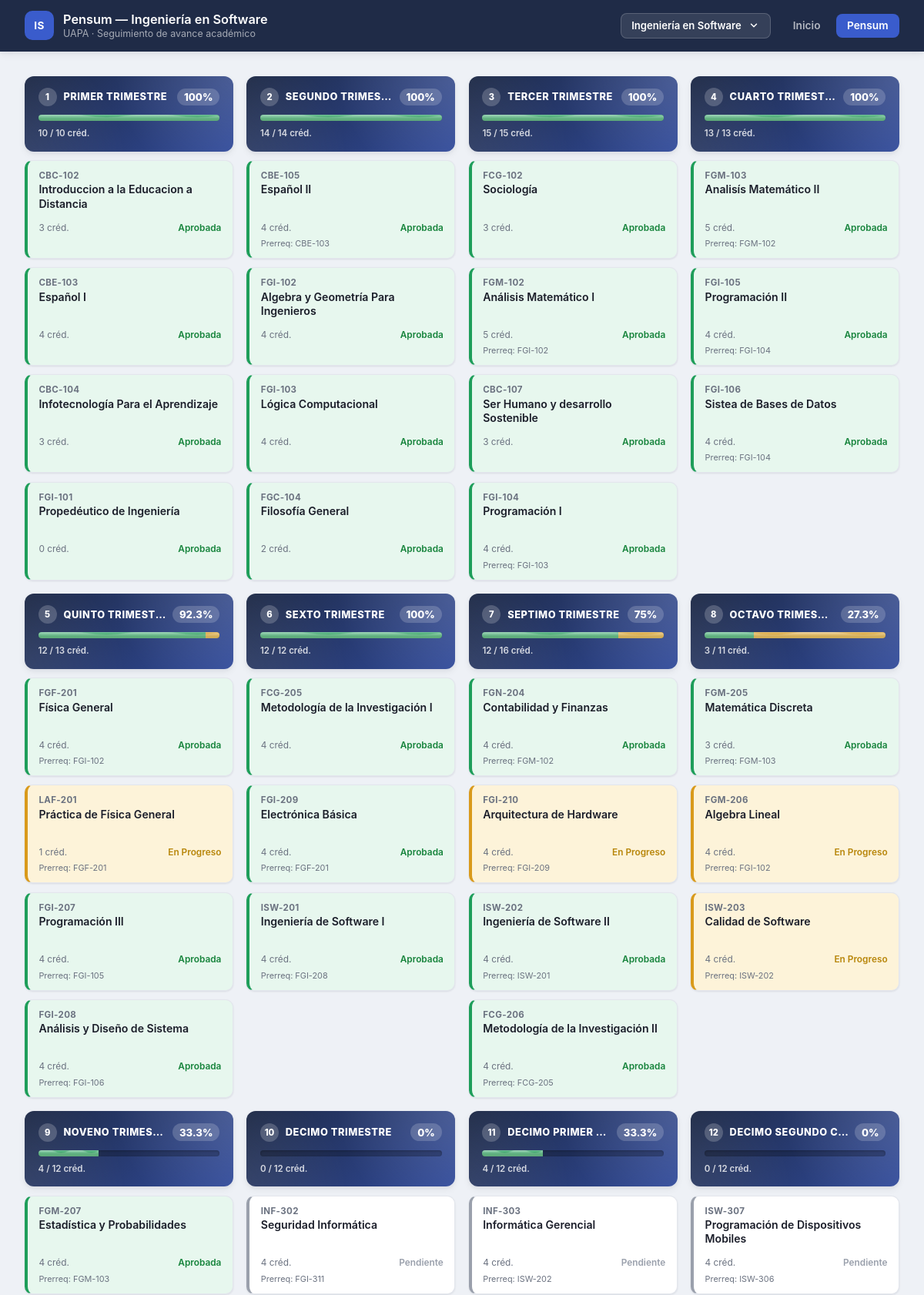
/pensum.php (upper part), run on the app's committed database.
### tables this page shows
CREATE TABLE carreras (
        id INTEGER PRIMARY KEY AUTOINCREMENT,
        slug TEXT NOT NULL UNIQUE,
        nombre TEXT NOT NULL
    );

CREATE TABLE courses (
    id INTEGER PRIMARY KEY AUTOINCREMENT,
    clave TEXT NOT NULL,
    nombre TEXT NOT NULL,
    periodo_orden INTEGER,
    periodo_nombre TEXT,
    tipo TEXT NOT NULL CHECK (tipo IN ('obligatoria', 'optativa')),
    horas_teoricas INTEGER NOT NULL DEFAULT 0,
    horas_practicas INTEGER NOT NULL DEFAULT 0,
    horas_totales INTEGER NOT NULL DEFAULT 0,
    horas_estudio_independiente INTEGER NOT NULL DEFAULT 0,
    creditos INTEGER NOT NULL DEFAULT 0,
    prerrequisito TEXT,
    estado TEXT NOT NULL CHECK (estado IN ('aprobada', 'en_progreso', 'planificada', 'pendiente'))
, carrera_id INTEGER NOT NULL DEFAULT 1);

### src/functions.php (the view, shortened to what this page needs)
<?php
function fetch_all_courses(PDO $pdo, int $carreraId): array
{
    $stmt = $pdo->prepare('SELECT * FROM courses WHERE carrera_id = :carrera_id ORDER BY periodo_orden IS NULL, periodo_orden, id');
    $stmt->execute([':carrera_id' => $carreraId]);
    return $stmt->fetchAll();
}
function get_all_carreras(PDO $pdo): array
{
    return $pdo->query('SELECT * FROM carreras ORDER BY id')->fetchAll();
}
function get_current_carrera(PDO $pdo, array $carreras): array
{
    $slug = $_COOKIE['carrera'] ?? '';
    return $carreras[0];
}
function carrera_abbr(string $nombre): string
{
    $words = array_values(array_filter(
        preg_split('/\s+/', $nombre),
        static fn (string $w): bool => mb_strlen($w) > 2
    ));
    $letters = array_map(
        static fn (string $w): string => mb_strtoupper(mb_substr($w, 0, 1)),
        array_slice($words, 0, 2)
    );
    $abbr = implode('', $letters);
    return $abbr !== '' ? $abbr : mb_strtoupper(mb_substr($nombre, 0, 2));
}
function group_by_periodo(array $courses): array
{
    $periods = [];
    $optativas = [];
    foreach ($courses as $course) {
        if ($course['periodo_orden'] === null) {
            $optativas[] = $course;
            continue;
        }
        $orden = (int) $course['periodo_orden'];
        if (!isset($periods[$orden])) {
            $periods[$orden] = [
                'orden' => $orden,
                'nombre' => $course['periodo_nombre'],
                'courses' => [],
            ];
        }
        $periods[$orden]['courses'][] = $course;
    }
    ksort($periods);
    $periods = array_values($periods);
    return ['periods' => $periods, 'optativas' => $optativas];
}
function compute_stats(array $courses): array
{
    $stats = [
        'total_cursos' => count($courses),
        'aprobadas' => 0,
        'en_progreso' => 0,
        'planificadas' => 0,
        'pendientes' => 0,
        'creditos_totales' => 0,
        'creditos_aprobados' => 0,
        'creditos_en_progreso' => 0,
        'creditos_planificados' => 0,
        'creditos_pendientes' => 0,
    ];
    foreach ($courses as $course) {
        $creditos = (int) $course['creditos'];
        $stats['creditos_totales'] += $creditos;
        switch ($course['estado']) {
            case 'aprobada':
                $stats['aprobadas']++;
                $stats['creditos_aprobados'] += $creditos;
                break;
            case 'en_progreso':
                $stats['en_progreso']++;
                $stats['creditos_en_progreso'] += $creditos;
                break;
            case 'planificada':
                $stats['planificadas']++;
                $stats['creditos_planificados'] += $creditos;
                break;
            default:
                $stats['pendientes']++;
                $stats['creditos_pendientes'] += $creditos;
                break;
        }
    }
    $total = $stats['creditos_totales'];
    $stats['pct_aprobada'] = $total > 0 ? round(($stats['creditos_aprobados'] / $total) * 100, 1) : 0.0;
    $stats['pct_en_progreso'] = $total > 0 ? round(($stats['creditos_en_progreso'] / $total) * 100, 1) : 0.0;
    $stats['pct_planificada'] = $total > 0 ? round(($stats['creditos_planificados'] / $total) * 100, 1) : 0.0;
    $stats['pct_pendiente'] = $total > 0
        ? max(0.0, round(100 - $stats['pct_aprobada'] - $stats['pct_en_progreso'] - $stats['pct_planificada'], 1))
        : 0.0;
    $stats['porcentaje_completado'] = $stats['pct_aprobada'];
    return $stats;
}
function render_progress_bar(array $stats, bool $animated = false, string $size = 'sm'): string
{
    $pctA = $stats['pct_aprobada'];
    $pctE = $stats['pct_en_progreso'];
    $pctP = $stats['pct_planificada'];
    $pctFilled = min(100.0, $pctA + $pctE + $pctP);
    $wave = '';
    if ($animated) {
        $wave = <<<HTML
        <div class="bar-wave" style="width:{$pctFilled}%">
            <svg class="wave-svg wave-svg-back" viewBox="0 0 2400 40" preserveAspectRatio="none">
                <path class="wave-path" d="M0 11 Q150 -4 300 11 T600 11 T900 11 T1200 11 T1500 11 T1800 11 T2100 11 T2400 11 V40 H0 Z"></path>
            </svg>
            <svg class="wave-svg wave-svg-front" viewBox="0 0 2400 40" preserveAspectRatio="none">
                <path class="wave-path" d="M0 8 Q150 -8 300 8 T600 8 T900 8 T1200 8 T1500 8 T1800 8 T2100 8 T2400 8 V40 H0 Z"></path>
            </svg>
            <div class="bar-sheen"></div>
        </div>
        HTML;
    }
    return <<<HTML
    <div class="progress-tank size-{$size}">
        <div class="tank-track">
            <div class="tank-segment tank-aprobada" style="width:{$pctA}%"></div>
            <div class="tank-segment tank-en_progreso" style="width:{$pctE}%"></div>
            <div class="tank-segment tank-planificada" style="width:{$pctP}%"></div>
        </div>
        {$wave}
    </div>
    HTML;
}
function estado_label(string $estado): string
{
    return match ($estado) {
        'aprobada' => 'Aprobada',
        'en_progreso' => 'En Progreso',
        'planificada' => 'Planificada',
        'pendiente' => 'Pendiente',
        default => ucfirst($estado),
    };
}
function h(?string $value): string
{
    return htmlspecialchars($value ?? '', ENT_QUOTES, 'UTF-8');
}
function render_course_card(array $course, bool $showPeriod = false, bool $editable = false): string
{
    $periodTag = '';
    $prereq = $course['prerrequisito']
        ? '<div class="course-prereq">Prerreq: ' . h($course['prerrequisito']) . '</div>'
        : '<div class="course-prereq course-prereq-empty">&nbsp;</div>';
    $estado = h($course['estado']);
    $clave = h($course['clave']);
    $nombre = h($course['nombre']);
    $creditos = (int) $course['creditos'];
    $estadoLabel = estado_label($course['estado']);
    $id = (int) $course['id'];
    $editableAttrs = $editable
        ? ' data-course-id="' . $id . '" data-estado="' . $estado . '" tabindex="0" role="button" aria-haspopup="true"'
        : '';
    $editableClass = $editable ? ' is-editable' : '';
    return <<<HTML
    <article class="course-card estado-{$estado}{$editableClass}"{$editableAttrs}>
        {$periodTag}
        <div class="course-clave">{$clave}</div>
        <div class="course-nombre">{$nombre}</div>
        <div class="course-meta">
            <span class="creditos">{$creditos} créd.</span>
            <span class="estado-badge">{$estadoLabel}</span>
        </div>
        {$prereq}
    </article>
    HTML;
}
function render_period_header(string $label, array $stats, string $scope, ?int $index = null): string
{
    $badge = $index !== null ? (string) $index : '&#10022;';
    $title = h($label);
    $pct = $stats['pct_aprobada'];
    $creditosAprobados = $stats['creditos_aprobados'];
    $creditosTotales = $stats['creditos_totales'];
    $bar = render_progress_bar($stats, true, 'sm');
    return <<<HTML
    <header class="period-header" data-scope="{$scope}">
        <div class="period-header-top">
            <div class="period-heading">
                <span class="period-index">{$badge}</span>
                <h2 class="period-title">{$title}</h2>
            </div>
            <span class="period-pct">{$pct}%</span>
        </div>
        {$bar}
        <span class="period-credits">{$creditosAprobados} / {$creditosTotales} créd.</span>
    </header>
    HTML;
}
function render_topbar(string $active, array $carrera, array $carreras, string $currentPage): string
{
    $links = [
        'inicio' => ['href' => 'index.php', 'label' => 'Inicio'],
        'pensum' => ['href' => 'pensum.php', 'label' => 'Pensum'],
    ];
    $items = '';
    foreach ($links as $key => $link) {
        $activeClass = $key === $active ? ' active' : '';
        $items .= '<a class="nav-link' . $activeClass . '" href="' . h($link['href']) . '">' . h($link['label']) . '</a>';
    }
    $checkIcon = '<svg class="carrera-option-check" viewBox="0 0 24 24" width="15" height="15" fill="none" stroke="currentColor" stroke-width="2.6" stroke-linecap="round" stroke-linejoin="round"><path d="M20 6 9 17l-5-5"></path></svg>';
    $options = '';
    foreach ($carreras as $c) {
        $isCurrent = (int) $c['id'] === (int) $carrera['id'];
        $href = 'switch-carrera.php?slug=' . urlencode($c['slug']) . '&redirect=' . urlencode($currentPage);
        $optAbbr = h(carrera_abbr($c['nombre']));
        $optNombre = h($c['nombre']);
        $currentClass = $isCurrent ? ' is-current' : '';
        $check = $isCurrent ? $checkIcon : '';
        $options .= <<<HTML
        <li>
            <a class="carrera-option{$currentClass}" href="{$href}">
                <span class="carrera-option-icon">{$optAbbr}</span>
                <span class="carrera-option-label">{$optNombre}</span>
                {$check}
            </a>
        </li>
        HTML;
    }
    $abbr = h(carrera_abbr($carrera['nombre']));
    $nombre = h($carrera['nombre']);
    return <<<HTML
    <header class="topbar">
        <div class="topbar-inner">
            <div class="brand">
                <span class="brand-mark">{$abbr}</span>
                <div class="brand-text">
                    <span class="brand-title">Pensum &mdash; {$nombre}</span>
                    <span class="brand-subtitle">UAPA &middot; Seguimiento de avance académico</span>
                </div>
            </div>
            <div class="topbar-right">
                <details class="carrera-switcher">
                    <summary class="carrera-trigger">
                        <span>{$nombre}</span>
                        <svg class="chevron" viewBox="0 0 24 24" width="14" height="14" fill="none" stroke="currentColor" stroke-width="2.5" stroke-linecap="round" stroke-linejoin="round"><path d="M6 9l6 6 6-6"></path></svg>
                    </summary>
                    <ul class="carrera-options">
                        {$options}
                    </ul>
                </details>
                <nav class="topbar-nav">
                    {$items}
                </nav>
            </div>
        </div>
    </header>
    HTML;
}

### public/pensum.php (shortened to what this page needs)
<?php
require __DIR__ . '/../src/db.php';
require __DIR__ . '/../src/functions.php';
$pdo = get_db();
$carreras = get_all_carreras($pdo);
$carrera = get_current_carrera($pdo, $carreras);
$courses = fetch_all_courses($pdo, (int) $carrera['id']);
$grouped = group_by_periodo($courses);
?>
<!DOCTYPE html>
<html lang="es">
<head>
<link rel="stylesheet" href="assets/style.css">
</head>
<body>
<?= render_topbar('pensum', $carrera, $carreras, 'pensum.php') ?>
<main class="grid-wrapper">
    <div class="periods-grid">
        <?php foreach ($grouped['periods'] as $period): ?>
        <section class="period-column">
            <?= render_period_header($period['nombre'], $period['stats'], 'period-' . $period['orden'], $period['orden']) ?>
            <?php foreach ($period['courses'] as $course): ?>
                <?= render_course_card($course, false, true) ?>
            <?php endforeach; ?>
        </section>
        <?php endforeach; ?>
    </div>
</main>
</body>
</html>

### data on the page
carreras: nombre "IS", nombre "Ingeniería en Software"
courses: clave "CBC-102", nombre "Introduccion a la Educacion a Distancia", creditos "3", estado "Aprobada"
courses: clave "CBE-103", nombre "Español I", creditos "4", estado "Aprobada"
courses: clave "CBC-104", nombre "Infotecnología Para el Aprendizaje", creditos "3", estado "Aprobada"
courses: clave "FGI-101", nombre "Propedéutico de Ingeniería", creditos "0", estado "Aprobada"
courses: clave "CBE-105", nombre "Español II", creditos "4", estado "Aprobada", prerrequisito "CBE-103"
courses: clave "FGI-102", nombre "Algebra y Geometría Para Ingenieros", creditos "4", estado "Aprobada"
courses: clave "FGI-103", nombre "Lógica Computacional", creditos "4", estado "Aprobada"
courses: clave "FGC-104", nombre "Filosofía General", creditos "2", estado "Aprobada", horas_totales "12"
courses: clave "FCG-102", nombre "Sociología", creditos "3", estado "Aprobada"
courses: clave "FGM-102", nombre "Análisis Matemático I", creditos "5", estado "Aprobada", prerrequisito "FGI-102"
courses: clave "CBC-107", nombre "Ser Humano y desarrollo Sostenible", creditos "3", estado "Aprobada"
courses: clave "FGI-104", nombre "Programación I", creditos "4", estado "Aprobada", prerrequisito "FGI-103"
courses: clave "FGM-103", nombre "Analisís Matemático II", creditos "5", estado "Aprobada", prerrequisito "FGM-102"
courses: clave "FGI-105", nombre "Programación II", creditos "4", estado "Aprobada", prerrequisito "FGI-104"
courses: clave "FGI-106", nombre "Sistea de Bases de Datos", creditos "4", estado "Aprobada", prerrequisito "FGI-104"
courses: clave "FGF-201", nombre "Física General", creditos "4", estado "Aprobada", prerrequisito "FGI-102"
courses: clave "LAF-201", nombre "Práctica de Física General", creditos "1", estado "En Progreso", prerrequisito "FGF-201"
courses: clave "FGI-207", nombre "Programación III", creditos "4", estado "Aprobada", prerrequisito "FGI-105"
courses: clave "FGI-208", nombre "Análisis y Diseño de Sistema", creditos "4", estado "Aprobada", prerrequisito "FGI-106"
courses: clave "FCG-205", nombre "Metodología de la Investigación I", creditos "4", estado "Aprobada"
courses: clave "FGI-209", nombre "Electrónica Básica", creditos "4", estado "Aprobada", prerrequisito "FGF-201"
courses: clave "ISW-201", nombre "Ingeniería de Software I", creditos "4", estado "Aprobada", prerrequisito "FGI-208"
courses: clave "FGN-204", nombre "Contabilidad y Finanzas", creditos "4", estado "Aprobada", prerrequisito "FGM-102"
courses: clave "FGI-210", nombre "Arquitectura de Hardware", creditos "4", estado "En Progreso", prerrequisito "FGI-209"
courses: clave "ISW-202", nombre "Ingeniería de Software II", creditos "4", estado "Aprobada", prerrequisito "ISW-201"
courses: clave "FCG-206", nombre "Metodología de la Investigación II", creditos "4", estado "Aprobada", prerrequisito "FCG-205"
courses: clave "FGM-205", nombre "Matemática Discreta", creditos "3", estado "Aprobada", prerrequisito "FGM-103"
courses: clave "FGM-206", nombre "Algebra Lineal", creditos "4", estado "En Progreso", prerrequisito "FGI-102"
courses: clave "ISW-203", nombre "Calidad de Software", creditos "4", estado "En Progreso", prerrequisito "ISW-202"
courses: clave "FGM-207", nombre "Estadística y Probabilidades", creditos "4", estado "Aprobada", prerrequisito "FGM-103"
courses: clave "INF-302", nombre "Seguridad Informática", creditos "4", estado "Pendiente", prerrequisito "FGI-311"
courses: clave "INF-303", nombre "Informática Gerencial", creditos "4", estado "Pendiente", prerrequisito "ISW-202"
courses: clave "ISW-307", nombre "Programación de Dispositivos Mobiles", creditos "4", estado "Pendiente", prerrequisito "ISW-306"

### other printed values
$link['label'] "Inicio"
$link['label'] "Pensum"
$badge "1"
$title "PRIMER TRIMESTRE"
$pct "100"
$creditosAprobados "10"
$creditosTotales "10"
$badge "2"
$title "SEGUNDO TRIMES…"
$creditosAprobados "14"
$creditosTotales "14"
$badge "3"
$title "TERCER TRIMESTRE"
$creditosAprobados "15"
$creditosTotales "15"
